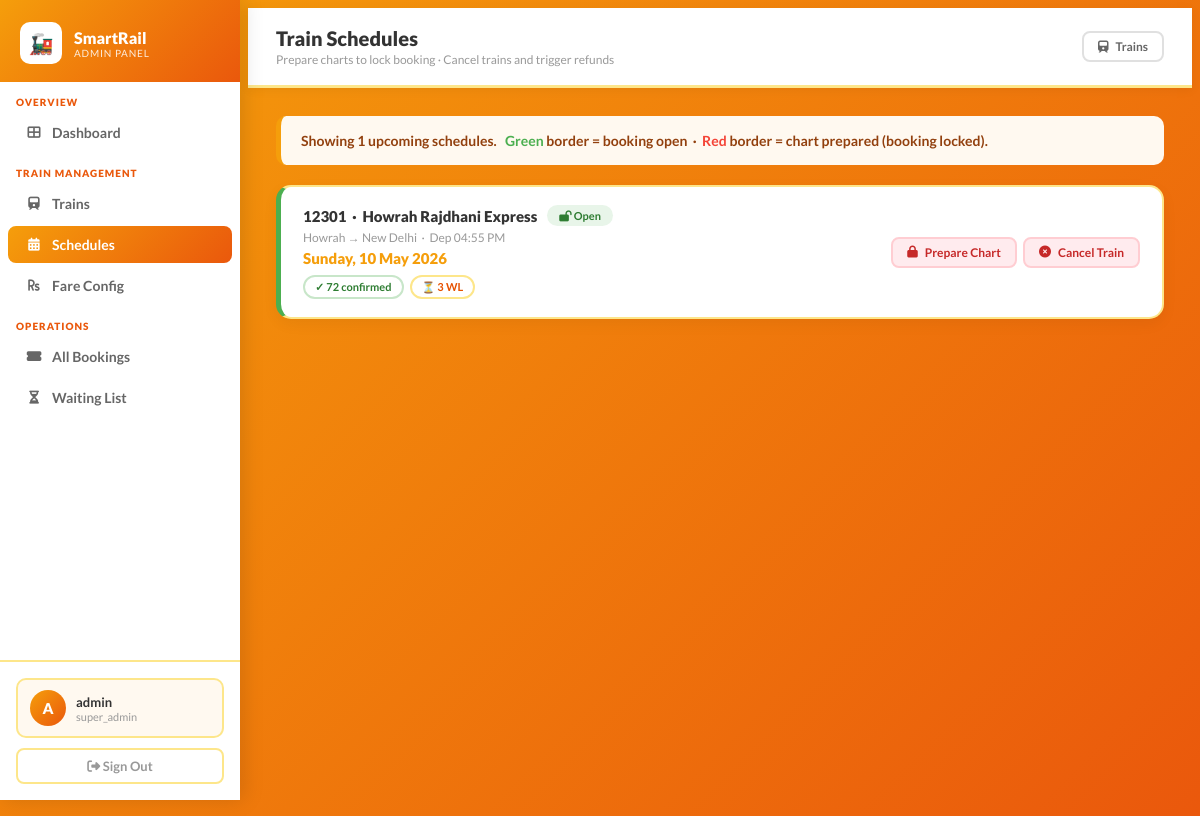
Page /admin/schedules (signed in) on the earlier database version.
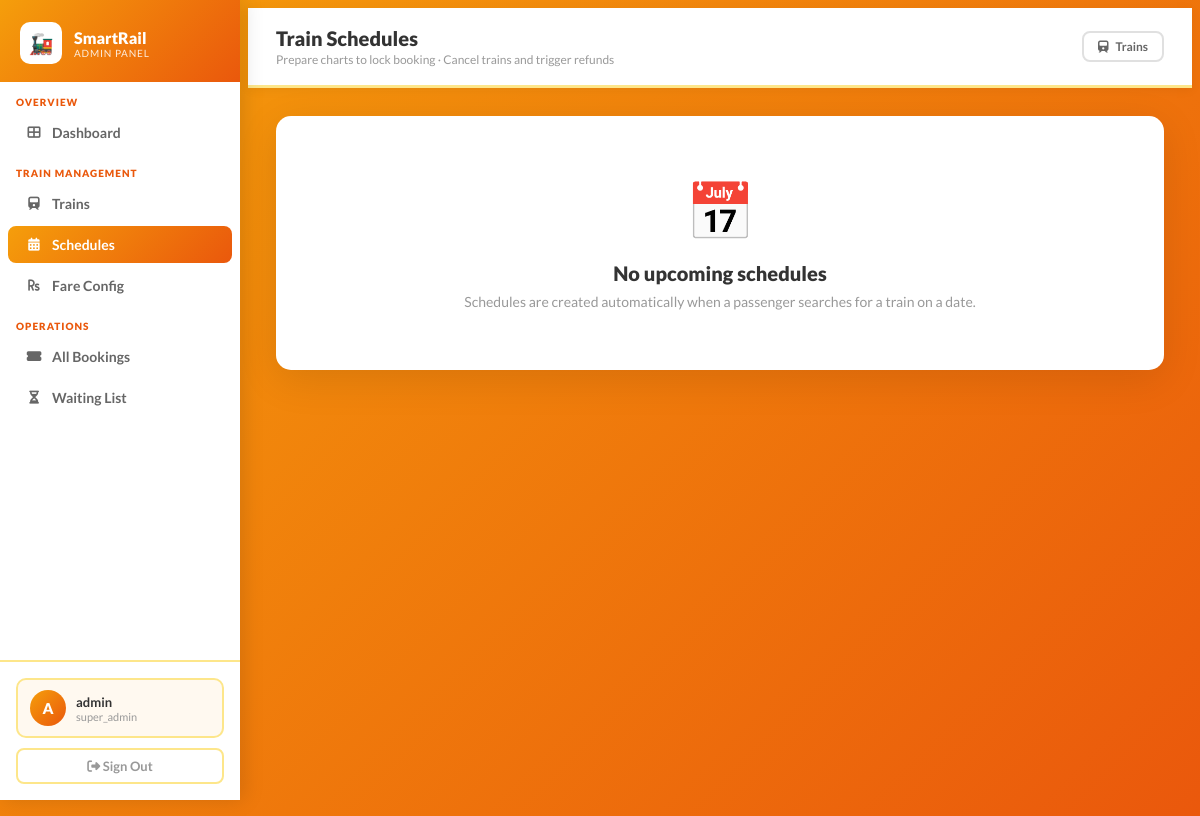
Same page on the later database version.
### Railway/models.py (models this page shows, shortened)
class TrainSchedule(db.Model):
    __tablename__ = 'train_schedule'
    id              = db.Column(db.Integer, primary_key=True)
    train_id        = db.Column(db.Integer, db.ForeignKey('train.id'), nullable=False)
    journey_date    = db.Column(db.Date, nullable=False)
    is_cancelled    = db.Column(db.Boolean, default=False)
    chart_prepared  = db.Column(db.Boolean, default=False)   # NEW — freezes booking 4h before departure
    chart_prepared_at = db.Column(db.DateTime)               # NEW — timestamp when chart was locked
    seat_availability = db.relationship('SeatAvailability', backref='schedule', lazy=True, cascade='all, delete-orphan')
    bookings          = db.relationship('Booking',           backref='schedule', lazy=True)

class Train(db.Model):
    __tablename__ = 'train'
    id                 = db.Column(db.Integer, primary_key=True)
    train_number       = db.Column(db.String(10), unique=True, nullable=False)
    train_name         = db.Column(db.String(100), nullable=False)
    source             = db.Column(db.String(50), nullable=False)
    destination        = db.Column(db.String(50), nullable=False)
    departure_time     = db.Column(db.String(10), nullable=False)   # "06:00 AM"
    arrival_time       = db.Column(db.String(10), nullable=False)
    duration           = db.Column(db.String(10), nullable=False)   # "8h 30m"
    distance_km        = db.Column(db.Integer, default=500)         # NEW — real distance
    train_type         = db.Column(db.String(20), default='Express')# NEW — Mail/Express/Superfast/Rajdhani/Shatabdi
    days_of_operation  = db.Column(db.String(50))
    is_active          = db.Column(db.Boolean, default=True)
    seats     = db.relationship('TrainSeat',    backref='train', lazy=True, cascade='all, delete-orphan')
    schedules = db.relationship('TrainSchedule', backref='train', lazy=True, cascade='all, delete-orphan')

### Railway/admin_views.py (the view)
@admin_bp.route('/schedules')
@require_admin
def schedules():
    today    = date.today()
    upcoming = (TrainSchedule.query
                .filter(TrainSchedule.journey_date >= today)
                .order_by(TrainSchedule.journey_date)
                .limit(60).all())
    return render_template('admin/schedules.html', schedules=upcoming, today=today)

### Railway/admin_views.py (called while the page is built)
def admin_logged_in():
    return 'admin_id' in session

def require_admin(f):
    @wraps(f)
    def wrapper(*args, **kwargs):
        if not admin_logged_in():
            flash('Please log in as admin.')
            return redirect(url_for('admin.admin_login'))
        return f(*args, **kwargs)
    return wrapper

### Railway/templates/admin/schedules.html (shortened to what this page needs)
{% extends 'admin/base.html' %}
{% block page_title %}Train Schedules{% endblock %}
{% block page_subtitle %}Prepare charts to lock booking · Cancel trains and trigger refunds{% endblock %}
{% block topbar_actions %}
<a href="{{ url_for('admin.trains') }}" class="btn-go btn-ghost btn-sm">
    <i class="fas fa-train"></i> Trains
</a>
{% endblock %}
{% block content %}
{% if not schedules %}
<div class="a-card" style="text-align:center; padding:60px;">
    <div style="font-size:56px; margin-bottom:16px;">📅</div>
    <div style="font-size:20px; font-weight:900; color:#333; margin-bottom:8px;">No upcoming schedules</div>
    <div style="color:#999; font-size:14px;">
        Schedules are created automatically when a passenger searches for a train on a date.
    </div>
</div>
{% else %}
<div class="info-panel">
    Showing {{ schedules|length }} upcoming schedules. &nbsp;
    <strong style="color:#4caf50;">Green</strong> border = booking open &nbsp;·&nbsp;
    <strong style="color:#f44336;">Red</strong> border = chart prepared (booking locked).
</div>
{% for s in schedules %}
{% set wl_c  = s.bookings|selectattr('booking_status','eq','WaitingList')|list|length %}
{% set con_c = s.bookings|selectattr('booking_status','eq','Confirmed')|list|length %}
{% set rac_c = s.bookings|selectattr('booking_status','eq','RAC')|list|length %}
<div class="sched-card
    {% if s.is_cancelled %}sc-canc
    {% elif s.chart_prepared %}sc-locked
    {% else %}sc-open{% endif %}">
    <div style="flex:1;">
        <div style="display:flex; align-items:center; gap:10px; flex-wrap:wrap;">
            <div style="font-size:15px; font-weight:900; color:#333;">
                {{ s.train.train_number }} &nbsp;·&nbsp; {{ s.train.train_name }}
            </div>
            {% if s.is_cancelled %}
                <span class="bx bx-cancelled">Cancelled</span>
            {% elif s.chart_prepared %}
                <span class="bx bx-cancelled"><i class="fas fa-lock"></i> Chart Locked</span>
            {% else %}
                <span class="bx bx-confirmed"><i class="fas fa-lock-open"></i> Open</span>
            {% endif %}
        </div>
        <div style="font-size:12px; color:#999; margin-top:4px;">
            {{ s.train.source }} → {{ s.train.destination }}
            &nbsp;·&nbsp; Dep {{ s.train.departure_time }}
        </div>
        <div style="font-size:15px; font-weight:900; color:#f59e0b; margin-top:4px;">
            {{ s.journey_date.strftime('%A, %d %B %Y') }}
        </div>
        <div class="pill-wrap">
            <span class="pill p-conf">✓ {{ con_c }} confirmed</span>
            {% if wl_c > 0 %}<span class="pill p-wl">⏳ {{ wl_c }} WL</span>{% endif %}
        </div>
    </div>
    <div class="sc-actions">
        {% if not s.chart_prepared and not s.is_cancelled %}
        <form method="POST"
              action="{{ url_for('admin.prepare_chart', schedule_id=s.id) }}"
              onsubmit="return confirm('Prepare chart for {{ s.train.train_number }} on {{ s.journey_date }}?\nThis will LOCK all passenger booking for this schedule.')">
            <button class="btn-go btn-danger btn-sm">
                <i class="fas fa-lock"></i> Prepare Chart
            </button>
        </form>
        <button class="btn-go btn-danger btn-sm"
                onclick="openCancel({{ s.id }}, '{{ s.train.train_number }}', '{{ s.journey_date }}', {{ con_c }})">
            <i class="fas fa-times-circle"></i> Cancel Train
        </button>
        {% endif %}
    </div>
</div>
{% endfor %}
{% endif %}
{% endblock %}

Differences in the rows shown:
removed TrainSchedule: train.train_number "12301", train.train_name "Howrah Rajdhani Express", is_cancelled False (drawn), train.source "Howrah", train.destination "New Delhi", train.departure_time "04:55 PM", journey_date "Sunday, 10 May 2026", con_c "72", wl_c "3"
Other differences:
{{ schedules|length }}: "1" → (not shown)
text no longer shown: "Showing upcoming schedules. Green border = booking open · Red border = chart prepared (booking locked)."
text now shown: "📅 No upcoming schedules Schedules are created automatically when a passenger searches for a train on a date."
